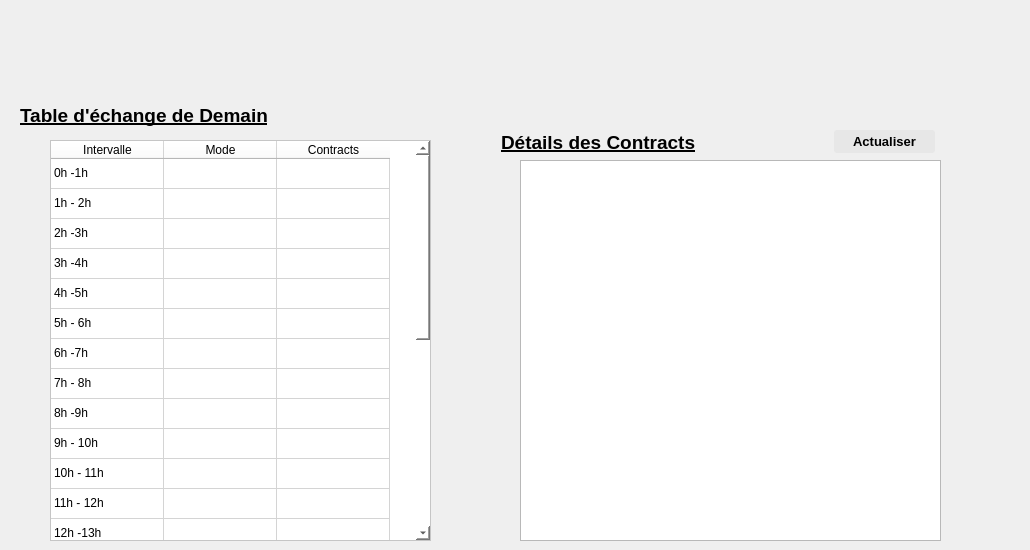
    <widget class="QWidget" name="page_3">
     <widget class="QTableWidget" name="tableWidget">
      <property name="geometry">
       <rect>
        <x>50</x>
        <y>140</y>
        <width>381</width>
        <height>401</height>
       </rect>
      </property>
      <property name="styleSheet">
       <string notr="true">color:rgb(0, 0, 0);background-color:rgb(255, 255, 255);</string>
      </property>
      <property name="sizeAdjustPolicy">
       <enum>QAbstractScrollArea::AdjustToContentsOnFirstShow</enum>
      </property>
      <property name="autoScroll">
       <bool>false</bool>
      </property>
      <property name="rowCount">
       <number>24</number>
      </property>
      <property name="columnCount">
       <number>3</number>
      </property>
      <attribute name="horizontalHeaderVisible">
       <bool>true</bool>
      </attribute>
      <attribute name="horizontalHeaderCascadingSectionResizes">
       <bool>true</bool>
      </attribute>
      <attribute name="horizontalHeaderDefaultSectionSize">
       <number>113</number>
      </attribute>
      <attribute name="verticalHeaderVisible">
       <bool>false</bool>
      </attribute>
      <row/>
      <row/>
      <row/>
      <row/>
      <row/>
      <row/>
      <row/>
      <row/>
      <row/>
      <row/>
      <row/>
      <row/>
      <row/>
      <row/>
      <row/>
      <row/>
      <row/>
      <row/>
      <row/>
      <row/>
      <row/>
      <row/>
      <row/>
      <row/>
      <column>
       <property name="text">
        <string>Intervalle</string>
       </property>
      </column>
      <column>
       <property name="text">
        <string>Mode</string>
       </property>
      </column>
      <column>
       <property name="text">
        <string>Contracts</string>
       </property>
      </column>
      <item row="0" column="0">
       <property name="text">
        <string>0h -1h</string>
       </property>
      </item>
      <item row="1" column="0">
       <property name="text">
        <string>1h - 2h</string>
       </property>
      </item>
      <item row="2" column="0">
       <property name="text">
        <string>2h -3h</string>
       </property>
      </item>
      <item row="3" column="0">
       <property name="text">
        <string>3h -4h</string>
       </property>
      </item>
      <item row="4" column="0">
       <property name="text">
        <string>4h -5h </string>
       </property>
      </item>
      <item row="5" column="0">
       <property name="text">
        <string>5h - 6h</string>
       </property>
      </item>
      <item row="6" column="0">
       <property name="text">
        <string>6h -7h</string>
       </property>
      </item>
      <item row="7" column="0">
       <property name="text">
        <string>7h - 8h</string>
       </property>
      </item>
      <item row="8" column="0">
       <property name="text">
        <string>8h -9h</string>
       </property>
      </item>
      <item row="9" column="0">
       <property name="text">
        <string>9h - 10h</string>
       </property>
      </item>
      <item row="10" column="0">
       <property name="text">
        <string>10h - 11h</string>
       </property>
      </item>
      <item row="11" column="0">
       <property name="text">
        <string>11h - 12h</string>
       </property>
      </item>
      <item row="12" column="0">
       <property name="text">
        <string>12h -13h</string>
       </property>
      </item>
      <item row="13" column="0">
       <property name="text">
        <string>13h - 14h</string>
       </property>
      </item>
      <item row="14" column="0">
       <property name="text">
        <string>14h -15h</string>
       </property>
      </item>
      <item row="15" column="0">
       <property name="text">
        <string>15h -16h</string>
       </property>
      </item>
      <item row="16" column="0">
       <property name="text">
        <string>16h -17h</string>
       </property>
      </item>
      <item row="17" column="0">
       <property name="text">
        <string>17h - 18h</string>
       </property>
      </item>
      <item row="18" column="0">
       <property name="text">
        <string>18h -19h</string>
       </property>
      </item>
      <item row="19" column="0">
       <property name="text">
        <string>19h - 20</string>
       </property>
      </item>
      <item row="20" column="0">
       <property name="text">
        <string>20h -21h</string>
       </property>
      </item>
      <item row="21" column="0">
       <property name="text">
        <string>21h -22h</string>
       </property>
      </item>
      <item row="22" column="0">
       <property name="text">
        <string>22h -23h </string>
       </property>
      </item>
      <item row="23" column="0">
       <property name="text">
        <string>23h -24h</string>
       </property>
      </item>
     </widget>
     <widget class="QLabel" name="label_15">
      <property name="geometry">
       <rect>
        <x>20</x>
        <y>100</y>
        <width>291</width>
        <height>31</height>
       </rect>
      </property>
      <property name="font">
       <font>
        <pointsize>14</pointsize>
        <weight>75</weight>
        <bold>true</bold>
        <underline>true</underline>
       </font>
      </property>
      <property name="styleSheet">
       <string notr="true">color: rgb(0, 0, 0);</string>
      </property>
      <property name="text">
       <string>Table d'échange de Demain</string>
      </property>
     </widget>
     <widget class="QLabel" name="label_19">
      <property name="geometry">
       <rect>
        <x>501</x>
        <y>127</y>
        <width>221</width>
        <height>31</height>
       </rect>
      </property>
      <property name="font">
       <font>
        <pointsize>14</pointsize>
        <weight>75</weight>
        <bold>true</bold>
        <underline>true</underline>
       </font>
      </property>
      <property name="styleSheet">
       <string notr="true">color: rgb(0, 0, 0)</string>
      </property>
      <property name="text">
       <string>Détails des Contracts</string>
      </property>
     </widget>
     <widget class="QListView" name="contractslistView">
      <property name="geometry">
       <rect>
        <x>520</x>
        <y>160</y>
        <width>421</width>
        <height>381</height>
       </rect>
      </property>
      <property name="styleSheet">
       <string notr="true">color:rgb(0, 0, 0)</string>
      </property>
     </widget>
     <widget class="QPushButton" name="getContractsBtn">
      <property name="geometry">
       <rect>
        <x>834</x>
        <y>130</y>
        <width>101</width>
        <height>23</height>
       </rect>
      </property>
      <property name="font">
       <font>
        <pointsize>10</pointsize>
        <weight>75</weight>
        <bold>true</bold>
       </font>
      </property>
      <property name="styleSheet">
       <string notr="true">color:rgb(0, 0, 0);background-color:rgb(231, 231, 231);border-radius:3px;</string>
      </property>
      <property name="text">
       <string>Actualiser</string>
      </property>
     </widget>
     <widget class="QLabel" name="label_25">
      <property name="geometry">
       <rect>
        <x>0</x>
        <y>0</y>
        <width>1021</width>
        <height>91</height>
       </rect>
      </property>
      <property name="styleSheet">
       <string notr="true">background-image: url(:/images/banniere1.png);</string>
      </property>
      <property name="text">
       <string/>
      </property>
     </widget>
    </widget>
